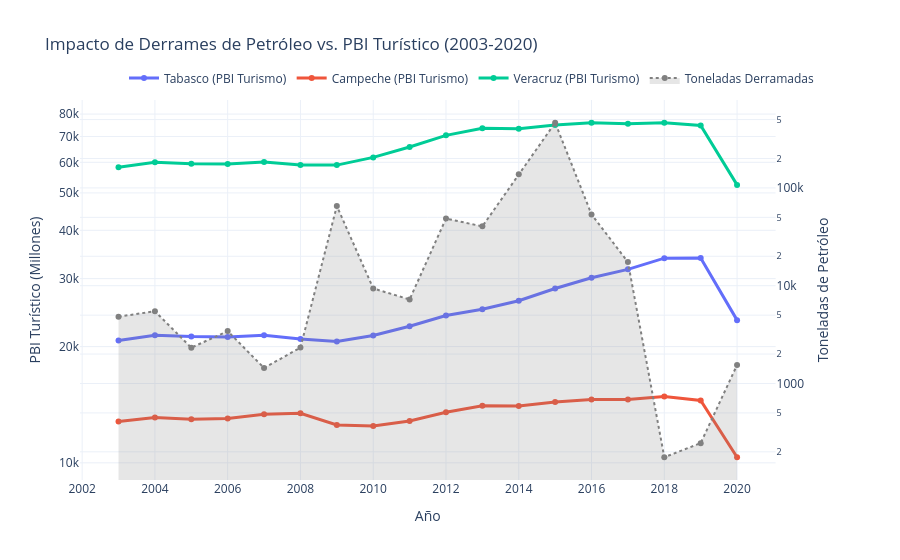

Notebook source saved alongside this figure:
### Code cell
import plotly.graph_objects as go
from plotly.subplots import make_subplots
import pandas as pd

# 1. Cargar datos (ajustamos la ruta al archivo local)
df = pd.read_csv('../data/turismo_derrames.csv')

# 2. Limpieza de datos: Convertir la columna de toneladas a numérico
# Eliminamos las comas de los strings y convertimos a float
df['Cantidad reportada (toneladas)'] = df['Cantidad reportada (toneladas)'].str.replace(',', '').astype(float)

# Crear figura con eje secundario
fig = make_subplots(specs=[[{"secondary_y": True}]])

# 3. Agregar líneas de PBI por estado (Eje Y Primario)
estados = ['Tabasco (PBI Turismo)', 'Campeche (PBI Turismo)', 'Veracruz (PBI Turismo)']
colores = ['#636EFA', '#EF553B', '#00CC96']

for estado, color in zip(estados, colores):
    fig.add_trace(
        go.Scatter(x=df['anio'], y=df[estado], name=estado,
                   line=dict(width=3, color=color), mode='lines+markers'),
        secondary_y=False,
    )

# 4. Agregar el impacto de derrames (Eje Y Secundario)
# Usamos un gráfico de área para resaltar visualmente el evento
fig.add_trace(
    go.Scatter(x=df['anio'], y=df['Cantidad reportada (toneladas)'], 
               name='Toneladas Derramadas',
               fill='tozeroy', fillcolor='rgba(128, 128, 128, 0.2)',
               line=dict(color='gray', dash='dot')),
    secondary_y=True,
)

# Configuración de diseño
fig.update_layout(
    title='Impacto de Derrames de Petróleo vs. PBI Turístico (2003-2020)',
    xaxis_title='Año',
    legend=dict(orientation="h", yanchor="bottom", y=1.02, xanchor="right", x=1),
    template='plotly_white',
    hovermode='x unified'
)


# Nombres de ejes
fig.update_yaxes(title_text="PBI Turístico (Millones)", secondary_y=False, type='log')
fig.update_yaxes(title_text="Toneladas de Petróleo", secondary_y=True, type='log')

# Mostrar gráfico
fig.show()

### Figure 1 — Plotly figure (JSON) as saved in the notebook; plotly's stock layout.template omitted (floating-point values rounded to 4 significant figures)
{"data": [{"line": {"color": "#636EFA", "width": 3}, "mode": "lines+markers", "name": "Tabasco (PBI Turismo)", "type": "scatter", "x": [2003, 2004, 2005, 2006, 2007, 2008, 2009, 2010, 2011, 2012, 2013, 2014, 2015, 2016, 2017, 2018, 2019, 2020], "xaxis": "x", "y": [20730.0, 21410.0, 21230.0, 21190.0, 21390.0, 20920.0, 20610.0, 21360.0, 22590.0, 24070.0, 24990.0, 26290.0, 28270.0, 30140.0, 31700.0, 33890.0, 33900.0, 23420.0], "yaxis": "y"}, {"line": {"color": "#EF553B", "width": 3}, "mode": "lines+markers", "name": "Campeche (PBI Turismo)", "type": "scatter", "x": [2003, 2004, 2005, 2006, 2007, 2008, 2009, 2010, 2011, 2012, 2013, 2014, 2015, 2016, 2017, 2018, 2019, 2020], "xaxis": "x", "y": [12790.0, 13110.0, 12970.0, 13030.0, 13350.0, 13440.0, 12540.0, 12450.0, 12830.0, 13520.0, 14050.0, 14040.0, 14370.0, 14580.0, 14590.0, 14840.0, 14500.0, 10340.0], "yaxis": "y"}, {"line": {"color": "#00CC96", "width": 3}, "mode": "lines+markers", "name": "Veracruz (PBI Turismo)", "type": "scatter", "x": [2003, 2004, 2005, 2006, 2007, 2008, 2009, 2010, 2011, 2012, 2013, 2014, 2015, 2016, 2017, 2018, 2019, 2020], "xaxis": "x", "y": [58270.0, 60020.0, 59460.0, 59420.0, 60120.0, 59030.0, 59010.0, 61790.0, 65760.0, 70470.0, 73540.0, 73310.0, 74980.0, 75950.0, 75460.0, 75970.0, 74720.0, 52450.0], "yaxis": "y"}, {"fill": "tozeroy", "fillcolor": "rgba(128, 128, 128, 0.2)", "line": {"color": "gray", "dash": "dot"}, "name": "Toneladas Derramadas", "type": "scatter", "x": [2003, 2004, 2005, 2006, 2007, 2008, 2009, 2010, 2011, 2012, 2013, 2014, 2015, 2016, 2017, 2018, 2019, 2020], "xaxis": "x", "y": [4824.0, 5478.0, 2321.0, 3433.0, 1439.0, 2327.0, 65330.0, 9373.0, 7225.0, 48600.0, 40440.0, 137600.0, 464000.0, 53590.0, 17460.0, 176.0, 245.4, 1545.0], "yaxis": "y2"}], "layout": {"hovermode": "x unified", "legend": {"orientation": "h", "x": 1, "xanchor": "right", "y": 1.02, "yanchor": "bottom"}, "title": {"text": "Impacto de Derrames de Petróleo vs. PBI Turístico (2003-2020)"}, "xaxis": {"anchor": "y", "domain": [0, 0.94], "title": {"text": "Año"}}, "yaxis": {"anchor": "x", "domain": [0, 1], "title": {"text": "PBI Turístico (Millones)"}, "type": "log"}, "yaxis2": {"anchor": "x", "overlaying": "y", "side": "right", "title": {"text": "Toneladas de Petróleo"}, "type": "log"}}}
